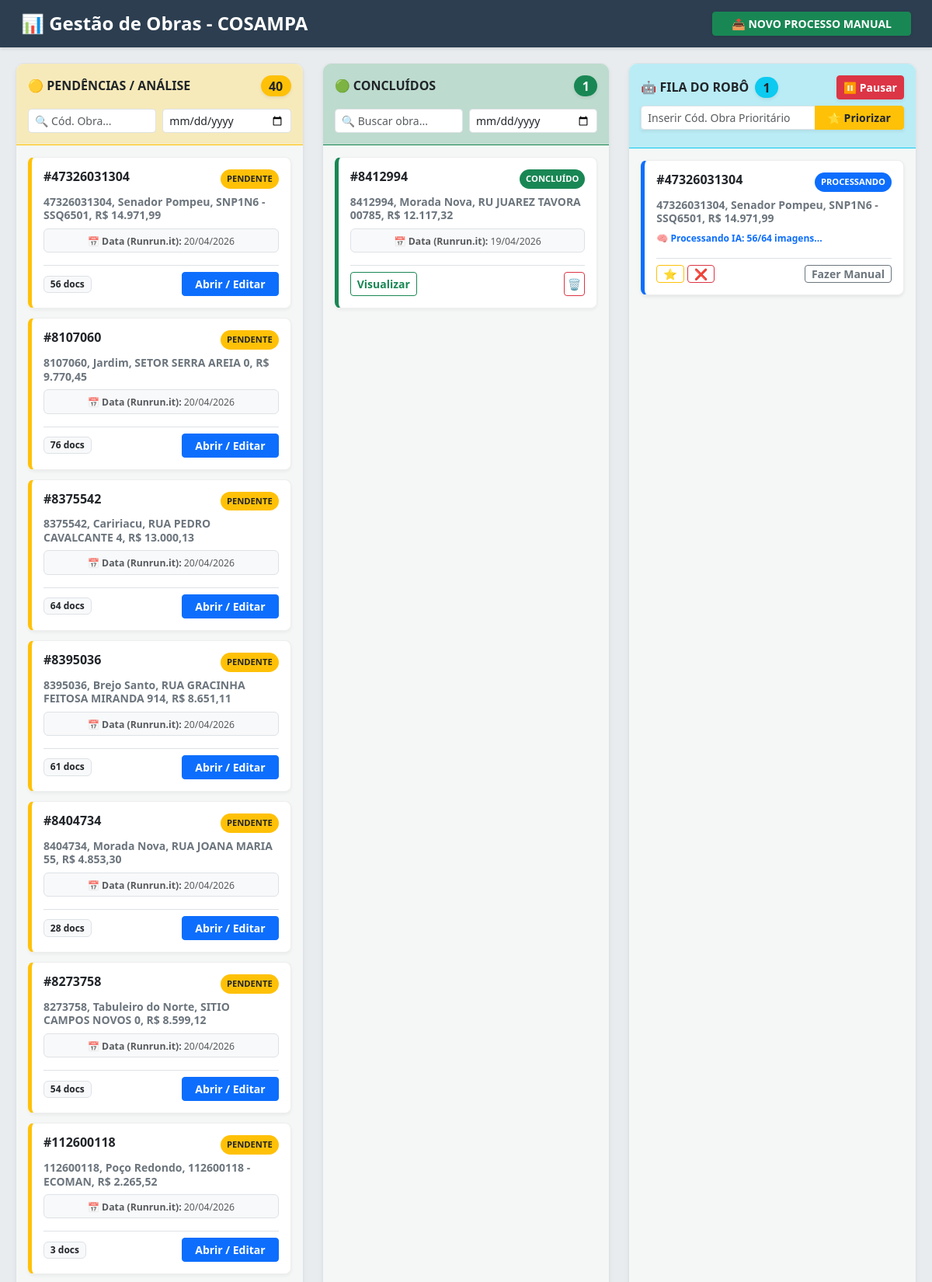
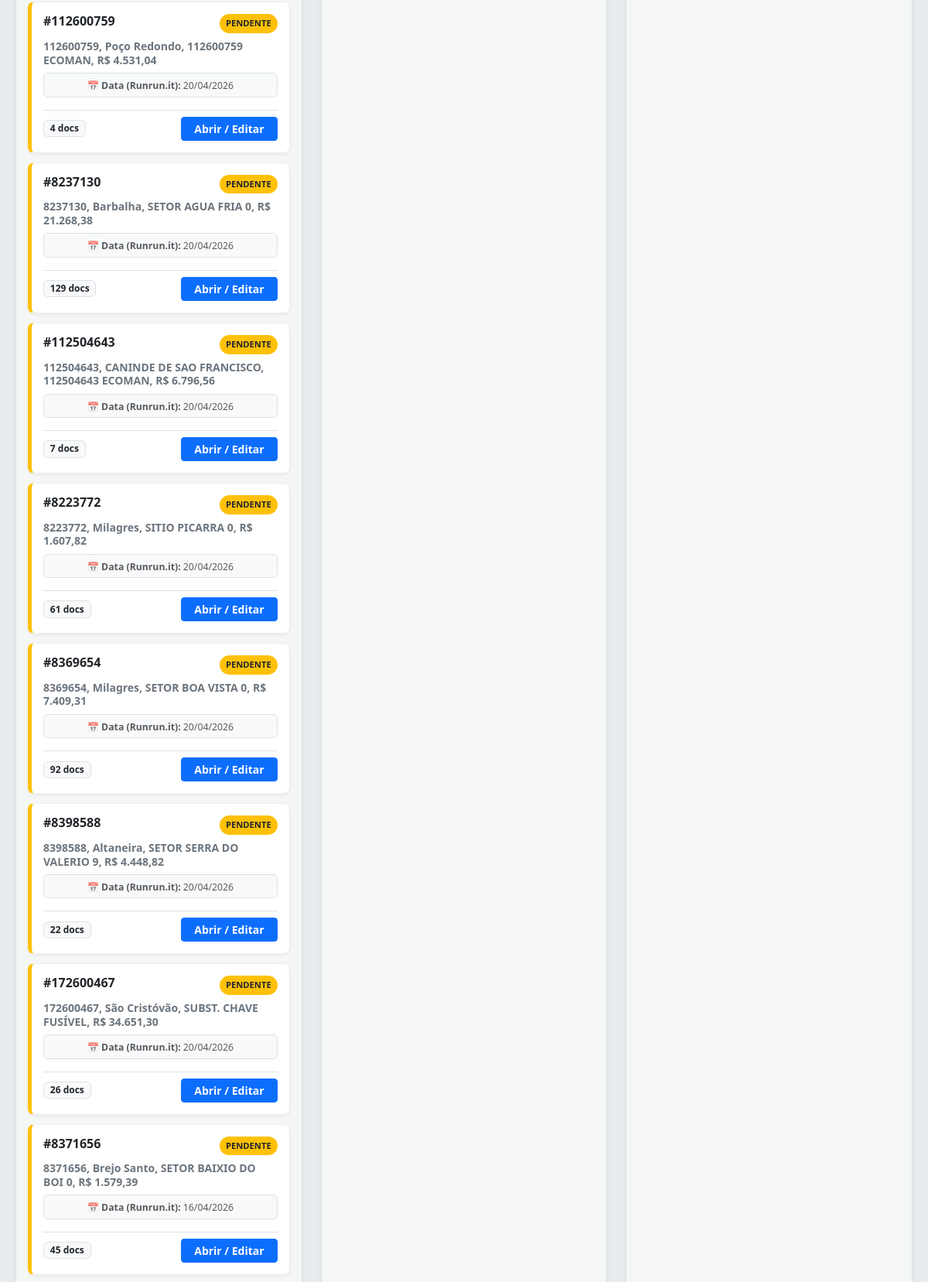
Screenshot of /drive (upper part) with the database file from the repository (2 pictures, top to bottom).
### models.py (models this page shows)
class Projeto(db.Model):
    __tablename__ = 'projetos'
    id = db.Column(db.String(36), primary_key=True, default=gerar_uuid)
    codigo_obra = db.Column(db.String(50), nullable=False, unique=True)
    nome_obra = db.Column(db.String(200), nullable=True)
    status_global = db.Column(db.String(20), default='PENDENTE')
    data_limite = db.Column(db.Date, nullable=True)
    data_obra = db.Column(db.Date, nullable=True) # Data da execução (Runrun.it)
    data_criacao = db.Column(db.DateTime, default=datetime.now)
    data_ultima_edicao = db.Column(db.DateTime, default=datetime.now, onupdate=datetime.now)
    secoes = db.relationship('SecaoProjeto', backref='projeto', lazy=True, cascade="all, delete-orphan")
    documentos = db.relationship('Documento', backref='projeto', lazy=True, cascade="all, delete-orphan")

### routes/web.py (the view)
@web_bp.route('/drive')
def drive():
    projetos_db = Projeto.query.order_by(Projeto.data_criacao.desc()).all()
    projetos_lista = []
    for p in projetos_db:
        data_dec = p.data_limite if p.data_limite else p.data_criacao.date()
        projetos_lista.append({
            'id': p.id,
            'codigo_obra': p.codigo_obra,
            'nome_obra': p.nome_obra,
            'status_manual': p.status_global,
            'data_criacao': p.data_criacao,
            'data_ultima_edicao': getattr(p, 'data_ultima_edicao', p.data_criacao),
            'data_declarada': data_dec.strftime('%Y-%m-%d'),
            'data_exibicao': data_dec.strftime('%d/%m/%Y'),
            'documentos': p.documentos
        })
    return render_template('drive.html', projetos=projetos_lista)

### templates/drive.html (shortened to what this page needs)
<!DOCTYPE html>
<html lang="pt-br">
<head>
    <link href="https://cdn.jsdelivr.net/npm/bootstrap@5.3.0/dist/css/bootstrap.min.css" rel="stylesheet">
</head>
<body>
<nav class="navbar-custom">
    <div class="container-fluid d-flex justify-content-between align-items-center">
        <h4 class="mb-0 fw-bold">📊 Gestão de Obras - COSAMPA</h4>
        <div class="d-flex gap-2">
            <a href="/" class="btn btn-success btn-sm fw-bold px-4 shadow-sm">📤 NOVO PROCESSO MANUAL</a>
        </div>
    </div>
</nav>
<div class="container-fluid kanban-board">
    <div class="row h-100 flex-nowrap">
        <div class="col-12 col-md-4 col-lg-4 h-100">
            <div class="kanban-col">
                <div class="kanban-header bg-warning bg-opacity-25 border-warning border-bottom">
                    <h6 class="fw-bold text-dark mb-3 d-flex justify-content-between align-items-center">
                        <span>🟡 PENDÊNCIAS / ANÁLISE</span>
                        <span class="badge bg-warning text-dark rounded-pill fs-6 shadow-sm" id="count-pendencias">0</span>
                    </h6>
                    <div class="d-flex gap-2">
                        <input type="text" id="buscaPendencias" class="form-control form-control-sm" placeholder="🔍 Cód. Obra..." onkeyup="aplicarFiltros('pendencias')">
                        <input type="date" id="dataPendencias" class="form-control form-control-sm" onchange="aplicarFiltros('pendencias')" title="Filtrar por data">
                    </div>
                </div>
                <div class="kanban-body" id="coluna-pendencias">
                    {% for projeto in projetos %}
                        {% if projeto.status_manual != 'CONCLUÍDO' %}
                        <div class="kanban-card card-pendencia" data-codigo="{{ projeto.codigo_obra }}" data-data="{{ projeto.data_declarada }}">
                            <div class="d-flex justify-content-between align-items-start mb-2">
                                <div>
                                    <h6 class="fw-bold text-dark mb-0">#{{ projeto.codigo_obra }}</h6>
                                </div>
                                <span class="status-badge bg-warning text-dark">{{ projeto.status_manual }}</span>
                            </div>
                            {% if projeto.nome_obra %}
                                <p class="small text-secondary mb-2 lh-sm fw-semibold">{{ projeto.nome_obra }}</p>
                            {% endif %}
                            <div class="small text-muted mb-2 border rounded bg-light p-1 text-center"><small>📅 <strong>Data (Runrun.it):</strong> {{ projeto.data_exibicao }}</small></div>
                            <div class="d-flex justify-content-between align-items-center mt-3 pt-2 border-top">
                                <span class="badge bg-light text-dark border">{{ projeto.documentos|length }} docs</span>
                                <a href="/?id={{ projeto.id }}" class="btn btn-primary btn-sm fw-bold px-3">Abrir / Editar</a>
                            </div>
                        </div>
                        {% endif %}
                    {% endfor %}
                </div>
            </div>
        </div>
        <div class="col-12 col-md-4 col-lg-4 h-100">
            <div class="kanban-col">
                <div class="kanban-header bg-success bg-opacity-25 border-success border-bottom">
                    <h6 class="fw-bold text-dark mb-3 d-flex justify-content-between align-items-center">
                        <span>🟢 CONCLUÍDOS</span>
                        <span class="badge bg-success rounded-pill fs-6 shadow-sm" id="count-concluidos">0</span>
                    </h6>
                    <div class="d-flex gap-2">
                        <input type="text" id="buscaConcluidos" class="form-control form-control-sm" placeholder="🔍 Buscar obra..." onkeyup="aplicarFiltros('concluidos')">
                        <input type="date" id="dataConcluidos" class="form-control form-control-sm" onchange="aplicarFiltros('concluidos')" title="Filtrar por data">
                    </div>
                </div>
                <div class="kanban-body" id="coluna-concluidos">
                    {% for projeto in projetos %}
                        {% if projeto.status_manual == 'CONCLUÍDO' %}
                        <div class="kanban-card card-concluido" data-codigo="{{ projeto.codigo_obra }}" data-data="{{ projeto.data_declarada }}">
                            <div class="d-flex justify-content-between align-items-start mb-2">
                                <div>
                                    <h6 class="fw-bold text-dark mb-0">#{{ projeto.codigo_obra }}</h6>
                                </div>
                                <span class="status-badge bg-success text-white">CONCLUÍDO</span>
                            </div>
                            {% if projeto.nome_obra %}
                                <p class="small text-secondary mb-2 lh-sm fw-semibold">{{ projeto.nome_obra }}</p>
                            {% endif %}
                            <div class="small text-muted mb-2 border rounded bg-light p-1 text-center"><small>📅 <strong>Data (Runrun.it):</strong> {{ projeto.data_exibicao }}</small></div>
                            <div class="d-flex justify-content-between align-items-center mt-3 pt-2 border-top">
                                <a href="/?id={{ projeto.id }}" class="btn btn-outline-success btn-sm fw-bold">Visualizar</a>
                                <button class="btn btn-outline-danger btn-sm p-1" onclick="deletarProjeto('{{ projeto.id }}')" title="Excluir Arquivos Locais">🗑️</button>
                            </div>
                        </div>
                        {% endif %}
                    {% endfor %}
                </div>
            </div>
        </div>
        <div class="col-12 col-md-4 col-lg-4 h-100">
            <div class="kanban-col">
                <div class="kanban-header bg-info bg-opacity-25 border-info border-bottom">
                    <div class="d-flex justify-content-between align-items-center mb-2">
                        <h6 class="fw-bold text-dark mb-0 d-flex align-items-center gap-2">
                            🤖 FILA DO ROBÔ
                            <span class="badge bg-info text-dark rounded-pill fs-6 shadow-sm" id="count-fila">0</span>
                        </h6>
                        <button id="btnPausaRobo" class="btn btn-secondary btn-sm fw-bold shadow-sm" onclick="togglePausaRobo()">... Carregando</button>
                    </div>
                    <div class="input-group input-group-sm mb-2 shadow-sm">
                        <input type="text" id="inputManualPrioridade" class="form-control" placeholder="Inserir Cód. Obra Prioritário">
                        <button onclick="priorizarInputManual()" class="btn btn-warning fw-bold text-dark px-3" title="Colocar no topo da fila">⭐ Priorizar</button>
                    </div>
                </div>
                <div class="kanban-body" id="listaRunrunit">
                </div>
            </div>
        </div>
    </div>
</div>
</body>
</html>

### templates/drive.html (style rules this page uses)
body { background: #e9ecef; font-family: 'Segoe UI', Tahoma, Geneva, Verdana, sans-serif; height: 100vh; overflow: hidden; }
.navbar-custom { background: #2c3e50; color: white; padding: 15px; box-shadow: 0 2px 4px rgba(0,0,0,0.1); }
.kanban-board { height: calc(100vh - 80px); padding: 20px; overflow-x: auto; }
.kanban-col { background: #f4f7f6; border-radius: 10px; box-shadow: 0 4px 6px rgba(0,0,0,0.05); display: flex; flex-direction: column; height: 100%; border: 1px solid #dee2e6; }
.kanban-header { padding: 15px; border-bottom: 2px solid #e9ecef; border-radius: 10px 10px 0 0; }
.kanban-body { padding: 15px; overflow-y: auto; flex-grow: 1; display: flex; flex-direction: column; gap: 12px; transition: all 0.3s ease; }
.kanban-card { background: white; border-radius: 8px; padding: 15px; box-shadow: 0 2px 4px rgba(0,0,0,0.05); transition: transform 0.2s, box-shadow 0.2s; border: 1px solid #eee; border-left-width: 5px; }
.card-pendencia { border-left-color: #ffc107; }
.card-concluido { border-left-color: #198754; }
.status-badge { font-size: 0.7rem; font-weight: bold; padding: 4px 8px; border-radius: 50px; display: inline-flex; align-items: center; }

### rows the page displays
Projeto: codigo_obra "47326031304", status_manual "PENDENTE", nome_obra "47326031304, Senador Pompeu, SNP1N6 - SSQ6501, R$ 14.971,99", data_exibicao "20/04/2026", documentos|length "56"
Projeto: codigo_obra "8107060", status_manual "PENDENTE", nome_obra "8107060, Jardim, SETOR SERRA AREIA 0, R$ 9.770,45", data_exibicao "20/04/2026", documentos|length "76"
Projeto: codigo_obra "8375542", status_manual "PENDENTE", nome_obra "8375542, Caririacu, RUA PEDRO CAVALCANTE 4, R$ 13.000,13", data_exibicao "20/04/2026", documentos|length "64"
Projeto: codigo_obra "8395036", status_manual "PENDENTE", nome_obra "8395036, Brejo Santo, RUA GRACINHA FEITOSA MIRANDA 914, R$ 8.651,11", data_exibicao "20/04/2026", documentos|length "61"
Projeto: codigo_obra "8404734", status_manual "PENDENTE", nome_obra "8404734, Morada Nova, RUA JOANA MARIA 55, R$ 4.853,30", data_exibicao "20/04/2026", documentos|length "28"
Projeto: codigo_obra "8273758", status_manual "PENDENTE", nome_obra "8273758, Tabuleiro do Norte, SITIO CAMPOS NOVOS 0, R$ 8.599,12", data_exibicao "20/04/2026", documentos|length "54"
Projeto: codigo_obra "112600118", status_manual "PENDENTE", nome_obra "112600118, Poço Redondo, 112600118 - ECOMAN, R$ 2.265,52", data_exibicao "20/04/2026", documentos|length "3"
Projeto: codigo_obra "112600759", status_manual "PENDENTE", nome_obra "112600759, Poço Redondo, 112600759 ECOMAN, R$ 4.531,04", data_exibicao "20/04/2026", documentos|length "4"
Projeto: codigo_obra "8237130", status_manual "PENDENTE", nome_obra "8237130, Barbalha, SETOR AGUA FRIA 0, R$ 21.268,38", data_exibicao "20/04/2026", documentos|length "129"
Projeto: codigo_obra "112504643", status_manual "PENDENTE", nome_obra "112504643, CANINDE DE SAO FRANCISCO, 112504643 ECOMAN, R$ 6.796,56", data_exibicao "20/04/2026", documentos|length "7"
Projeto: codigo_obra "8223772", status_manual "PENDENTE", nome_obra "8223772, Milagres, SITIO PICARRA 0, R$ 1.607,82", data_exibicao "20/04/2026", documentos|length "61"
Projeto: codigo_obra "8369654", status_manual "PENDENTE", nome_obra "8369654, Milagres, SETOR BOA VISTA 0, R$ 7.409,31", data_exibicao "20/04/2026", documentos|length "92"
Projeto: codigo_obra "8398588", status_manual "PENDENTE", nome_obra "8398588, Altaneira, SETOR SERRA DO VALERIO 9, R$ 4.448,82", data_exibicao "20/04/2026", documentos|length "22"
Projeto: codigo_obra "172600467", status_manual "PENDENTE", nome_obra "172600467, São Cristóvão, SUBST. CHAVE FUSÍVEL, R$ 34.651,30", data_exibicao "20/04/2026", documentos|length "26"
Projeto: codigo_obra "8371656", status_manual "PENDENTE", nome_obra "8371656, Brejo Santo, SETOR BAIXIO DO BOI 0, R$ 1.579,39", data_exibicao "16/04/2026", documentos|length "45"
Projeto: codigo_obra "8412994", nome_obra "8412994, Morada Nova, RU JUAREZ TAVORA 00785, R$ 12.117,32", data_exibicao "19/04/2026"
